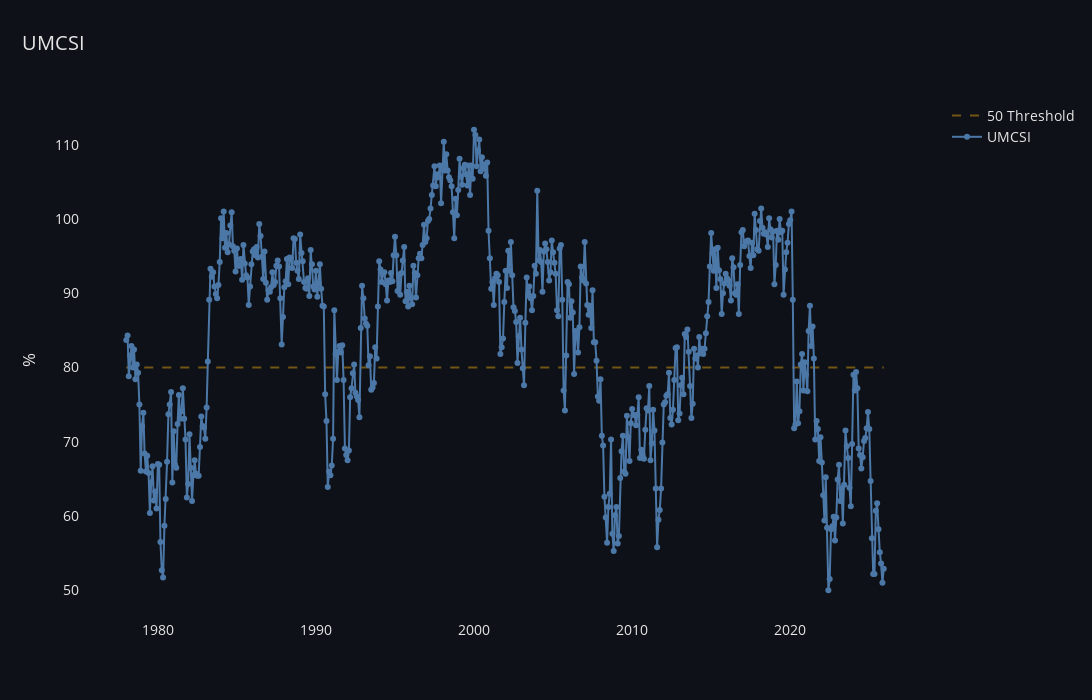

This figure's notebook cell:
### Markdown cell above
- **Chart**

### Code cell
fig = go.Figure()

# Reference line
fig.add_trace(go.Scatter(
    x=umcsi_df.index,
    y=[80]*len(umcsi_df),
    name='50 Threshold',
    line=dict(
        width=2,
        color="#725615",   # muted gold
        dash="dash"
    ),
    hoverinfo="skip",
))

fig.add_trace(go.Scatter(
    x=umcsi_df.index,
    y=umcsi_df["UMCSI"],
    name='UMCSI',
    mode='lines+markers',
    line=dict(
        color="#4C78A8",
        width=2
    ),
    marker=dict(
        color="#4C78A8",
        size=6
    )
))


fig.update_layout(
    title=dict(
        text='UMCSI',
        x=0.02,
        font=dict(size=20)
    ),
    plot_bgcolor="#0E1117",
    paper_bgcolor="#0E1117",
    font=dict(color="#E6E6E6", size=14),
    width=1400,
    height=700,
    yaxis=dict(
        title="%",
        exponentformat="none",
        showgrid=False,
        zeroline=False
    ),
    xaxis=dict(
        showgrid=False,
        zeroline=False
    ),
    hovermode="x unified",
)

fig.show()

### Figure 1 — Plotly figure (JSON) as saved in the notebook; plotly's stock layout.template omitted (floating-point values rounded to 4 significant figures; data arrays with more than 128 entries replaced by an {"elided": "..."} marker saying what was removed)
{"data": [{"hoverinfo": "skip", "line": {"color": "#725615", "dash": "dash", "width": 2}, "name": "50 Threshold", "type": "scatter", "x": {"elided": "576 str values"}, "y": {"elided": "576 int values"}}, {"line": {"color": "#4C78A8", "width": 2}, "marker": {"color": "#4C78A8", "size": 6}, "mode": "lines+markers", "name": "UMCSI", "type": "scatter", "x": {"elided": "576 str values"}, "y": {"elided": "576 float values"}}], "layout": {"font": {"color": "#E6E6E6", "size": 14}, "height": 700, "hovermode": "x unified", "paper_bgcolor": "#0E1117", "plot_bgcolor": "#0E1117", "title": {"font": {"size": 20}, "text": "UMCSI", "x": 0.02}, "width": 1400, "xaxis": {"showgrid": false, "zeroline": false}, "yaxis": {"exponentformat": "none", "showgrid": false, "title": {"text": "%"}, "zeroline": false}}}
